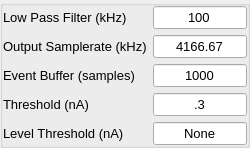
       <widget class="QGroupBox" name="groupBox">
        <property name="sizePolicy">
         <sizepolicy hsizetype="Fixed" vsizetype="Fixed">
          <horstretch>0</horstretch>
          <verstretch>0</verstretch>
         </sizepolicy>
        </property>
        <property name="minimumSize">
         <size>
          <width>250</width>
          <height>5</height>
         </size>
        </property>
        <property name="maximumSize">
         <size>
          <width>250</width>
          <height>150</height>
         </size>
        </property>
        <layout class="QFormLayout" name="formLayout">
         <property name="leftMargin">
          <number>0</number>
         </property>
         <property name="topMargin">
          <number>0</number>
         </property>
         <property name="rightMargin">
          <number>0</number>
         </property>
         <property name="bottomMargin">
          <number>0</number>
         </property>
         <item row="0" column="0">
          <widget class="QLabel" name="label">
           <property name="sizePolicy">
            <sizepolicy hsizetype="MinimumExpanding" vsizetype="Expanding">
             <horstretch>0</horstretch>
             <verstretch>0</verstretch>
            </sizepolicy>
           </property>
           <property name="minimumSize">
            <size>
             <width>125</width>
             <height>0</height>
            </size>
           </property>
           <property name="maximumSize">
            <size>
             <width>16777215</width>
             <height>16777215</height>
            </size>
           </property>
           <property name="font">
            <font>
             <family>Arial</family>
             <pointsize>10</pointsize>
             <weight>50</weight>
             <bold>false</bold>
            </font>
           </property>
           <property name="text">
            <string>Low Pass Filter (kHz)</string>
           </property>
          </widget>
         </item>
         <item row="0" column="1">
          <widget class="QLineEdit" name="LPentry">
           <property name="sizePolicy">
            <sizepolicy hsizetype="MinimumExpanding" vsizetype="Expanding">
             <horstretch>0</horstretch>
             <verstretch>0</verstretch>
            </sizepolicy>
           </property>
           <property name="minimumSize">
            <size>
             <width>60</width>
             <height>0</height>
            </size>
           </property>
           <property name="maximumSize">
            <size>
             <width>16777215</width>
             <height>16777215</height>
            </size>
           </property>
           <property name="font">
            <font>
             <family>Arial</family>
             <pointsize>10</pointsize>
             <weight>50</weight>
             <bold>false</bold>
            </font>
           </property>
           <property name="text">
            <string>100</string>
           </property>
           <property name="alignment">
            <set>Qt::AlignCenter</set>
           </property>
          </widget>
         </item>
         <item row="1" column="0">
          <widget class="QLabel" name="label_2">
           <property name="sizePolicy">
            <sizepolicy hsizetype="MinimumExpanding" vsizetype="Expanding">
             <horstretch>0</horstretch>
             <verstretch>0</verstretch>
            </sizepolicy>
           </property>
           <property name="minimumSize">
            <size>
             <width>125</width>
             <height>0</height>
            </size>
           </property>
           <property name="maximumSize">
            <size>
             <width>16777215</width>
             <height>16777215</height>
            </size>
           </property>
           <property name="font">
            <font>
             <family>Arial</family>
             <pointsize>10</pointsize>
             <weight>50</weight>
             <bold>false</bold>
            </font>
           </property>
           <property name="text">
            <string>Output Samplerate (kHz)</string>
           </property>
          </widget>
         </item>
         <item row="1" column="1">
          <widget class="QLineEdit" name="outputsamplerateentry">
           <property name="sizePolicy">
            <sizepolicy hsizetype="MinimumExpanding" vsizetype="Expanding">
             <horstretch>0</horstretch>
             <verstretch>0</verstretch>
            </sizepolicy>
           </property>
           <property name="minimumSize">
            <size>
             <width>60</width>
             <height>0</height>
            </size>
           </property>
           <property name="maximumSize">
            <size>
             <width>16777215</width>
             <height>16777215</height>
            </size>
           </property>
           <property name="font">
            <font>
             <family>Arial</family>
             <pointsize>10</pointsize>
             <weight>50</weight>
             <bold>false</bold>
            </font>
           </property>
           <property name="text">
            <string>4166.67</string>
           </property>
           <property name="alignment">
            <set>Qt::AlignCenter</set>
           </property>
          </widget>
         </item>
         <item row="2" column="0">
          <widget class="QLabel" name="label_5">
           <property name="sizePolicy">
            <sizepolicy hsizetype="MinimumExpanding" vsizetype="Expanding">
             <horstretch>0</horstretch>
             <verstretch>0</verstretch>
            </sizepolicy>
           </property>
           <property name="minimumSize">
            <size>
             <width>125</width>
             <height>0</height>
            </size>
           </property>
           <property name="maximumSize">
            <size>
             <width>16777215</width>
             <height>16777215</height>
            </size>
           </property>
           <property name="font">
            <font>
             <family>Arial</family>
             <pointsize>10</pointsize>
             <weight>50</weight>
             <bold>false</bold>
            </font>
           </property>
           <property name="text">
            <string>Event Buffer (samples)</string>
           </property>
          </widget>
         </item>
         <item row="2" column="1">
          <widget class="QLineEdit" name="eventbufferentry">
           <property name="sizePolicy">
            <sizepolicy hsizetype="MinimumExpanding" vsizetype="Expanding">
             <horstretch>0</horstretch>
             <verstretch>0</verstretch>
            </sizepolicy>
           </property>
           <property name="minimumSize">
            <size>
             <width>60</width>
             <height>0</height>
            </size>
           </property>
           <property name="maximumSize">
            <size>
             <width>16777215</width>
             <height>16777215</height>
            </size>
           </property>
           <property name="font">
            <font>
             <family>Arial</family>
             <pointsize>10</pointsize>
             <weight>50</weight>
             <bold>false</bold>
            </font>
           </property>
           <property name="text">
            <string>1000</string>
           </property>
           <property name="alignment">
            <set>Qt::AlignCenter</set>
           </property>
          </widget>
         </item>
         <item row="3" column="0">
          <widget class="QLabel" name="label_3">
           <property name="sizePolicy">
            <sizepolicy hsizetype="MinimumExpanding" vsizetype="Expanding">
             <horstretch>0</horstretch>
             <verstretch>0</verstretch>
            </sizepolicy>
           </property>
           <property name="minimumSize">
            <size>
             <width>125</width>
             <height>0</height>
            </size>
           </property>
           <property name="maximumSize">
            <size>
             <width>16777215</width>
             <height>16777215</height>
            </size>
           </property>
           <property name="font">
            <font>
             <family>Arial</family>
             <pointsize>10</pointsize>
             <weight>50</weight>
             <bold>false</bold>
            </font>
           </property>
           <property name="text">
            <string>Threshold (nA)</string>
           </property>
          </widget>
         </item>
         <item row="3" column="1">
          <widget class="QLineEdit" name="thresholdentry">
           <property name="sizePolicy">
            <sizepolicy hsizetype="MinimumExpanding" vsizetype="Expanding">
             <horstretch>0</horstretch>
             <verstretch>0</verstretch>
            </sizepolicy>
           </property>
           <property name="minimumSize">
            <size>
             <width>60</width>
             <height>0</height>
            </size>
           </property>
           <property name="maximumSize">
            <size>
             <width>16777215</width>
             <height>16777215</height>
            </size>
           </property>
           <property name="font">
            <font>
             <family>Arial</family>
             <pointsize>10</pointsize>
             <weight>50</weight>
             <bold>false</bold>
            </font>
           </property>
           <property name="text">
            <string>.3</string>
           </property>
           <property name="alignment">
            <set>Qt::AlignCenter</set>
           </property>
          </widget>
         </item>
         <item row="4" column="0">
          <widget class="QLabel" name="label_6">
           <property name="sizePolicy">
            <sizepolicy hsizetype="MinimumExpanding" vsizetype="Expanding">
             <horstretch>0</horstretch>
             <verstretch>0</verstretch>
            </sizepolicy>
           </property>
           <property name="minimumSize">
            <size>
             <width>125</width>
             <height>0</height>
            </size>
           </property>
           <property name="maximumSize">
            <size>
             <width>16777215</width>
             <height>16777215</height>
            </size>
           </property>
           <property name="font">
            <font>
             <family>Arial</family>
             <pointsize>10</pointsize>
             <weight>50</weight>
             <bold>false</bold>
            </font>
           </property>
           <property name="text">
            <string>Level Threshold (nA)</string>
           </property>
          </widget>
         </item>
         <item row="4" column="1">
          <widget class="QLineEdit" name="levelthresholdentry">
           <property name="sizePolicy">
            <sizepolicy hsizetype="MinimumExpanding" vsizetype="Expanding">
             <horstretch>0</horstretch>
             <verstretch>0</verstretch>
            </sizepolicy>
           </property>
           <property name="minimumSize">
            <size>
             <width>60</width>
             <height>0</height>
            </size>
           </property>
           <property name="maximumSize">
            <size>
             <width>16777215</width>
             <height>16777215</height>
            </size>
           </property>
           <property name="font">
            <font>
             <family>Arial</family>
             <pointsize>10</pointsize>
             <weight>50</weight>
             <bold>false</bold>
            </font>
           </property>
           <property name="text">
            <string>None</string>
           </property>
           <property name="alignment">
            <set>Qt::AlignCenter</set>
           </property>
          </widget>
         </item>
        </layout>
       </widget>
